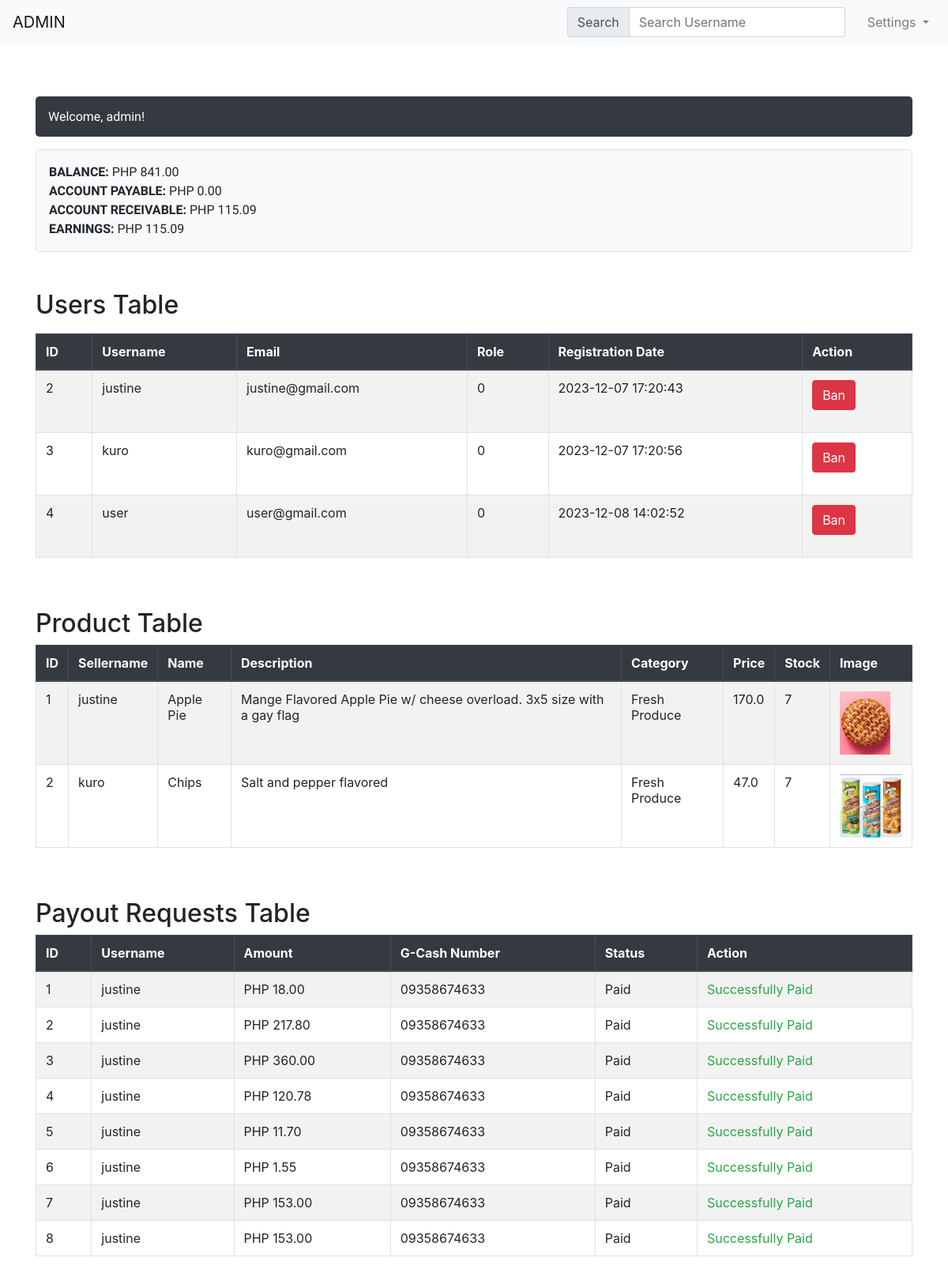
The page /admin (signed in) on the database its author committed.
### shop/models.py (models this page shows, shortened)
class Erp(db.Model):
    id = db.Column(db.Integer, primary_key=True)
    username = db.Column(db.String(255), nullable=False)
    balance = db.Column(db.Float, nullable=False, default=0)
    payable = db.Column(db.Float, nullable=False, default=0)
    receivable = db.Column(db.Float, nullable=False, default=0)

class User(db.Model):
    __tablename__ = 'users'  # Change the table name as needed
    id = db.Column(db.Integer, primary_key=True)
    name = db.Column(db.String(80), unique=True, nullable=False)
    email = db.Column(db.String(120), unique=True, nullable=False)
    password = db.Column(db.String(60), nullable=False)
    role = db.Column(db.Integer, default=0)
    registration_date = db.Column(db.DateTime, default=datetime.utcnow)

class Product(db.Model):
    id = db.Column(db.Integer, primary_key=True)
    username = db.Column(db.String(255), nullable=False)
    name = db.Column(db.String(100), nullable=False)
    description = db.Column(db.Text, nullable=False)
    category = db.Column(db.String(50), nullable=False)
    price = db.Column(db.Float, nullable=False)
    stock = db.Column(db.Integer, nullable=False)
    image_filename = db.Column(db.String(100))
    cart_items = db.relationship('CartItem', back_populates='product')

class Payout(db.Model):
    id = db.Column(db.Integer, primary_key=True)
    username = db.Column(db.String(255), nullable=False)
    ammount = db.Column(db.Float, nullable=False)
    gcash = db.Column(db.String(255), nullable=False)
    image_filename = db.Column(db.String(255), nullable=True)
    status = db.Column(db.String(100), default='pending')

### shop/routes.py (the view)
@app.route('/admin')
def admin():
    users = User.query.all()
    products = Product.query.all()
    payout_requests = Payout.query.all()
    admin_erp = Erp.query.filter_by(username='admin').first()
    total_balance = db.session.query(func.sum(Erp.balance)).filter(Erp.username != 'admin').scalar()
    pending_payout = db.session.query(func.coalesce(func.sum(Payout.ammount), 0.0)).filter(Payout.status == 'pending').scalar()
    return render_template('admin/admin.html', users=users, products=products, payout_requests=payout_requests, admin_erp=admin_erp, total_balance=total_balance, pending_payout=pending_payout)

### templates/admin/admin.html (shortened to what this page needs)
<!DOCTYPE html>
<html lang="en">
<head>
  <link href="https://stackpath.bootstrapcdn.com/bootstrap/4.3.1/css/bootstrap.min.css" rel="stylesheet">
</head>
<body>
  <nav class="navbar navbar-expand-lg navbar-light bg-light">
    <a class="navbar-brand" href="#">ADMIN</a>
    <div class="collapse navbar-collapse" id="navbarSupportedContent">
      <ul class="navbar-nav mr-auto">
        <li class="nav-item active">
          <a class="nav-link" href="#"> <span class="sr-only">(current)</span></a>
        </li>
      </ul>
      <form class="form-inline my-2 my-lg-0">
        <div class="input-group" style="padding-right: 20px;">
            <div class="input-group-prepend">
                <span class="input-group-text" id="basic-addon1">Search</span>
            </div>
            <input type="text" class="form-control" id="searchInput" placeholder="Search Username">
        </div>
        <ul class="navbar-nav mr-auto">
        <li class="nav-item dropdown">
            <a class="nav-link dropdown-toggle" href="#" id="navbarDropdown" role="button" data-toggle="dropdown"
              aria-haspopup="true" aria-expanded="false">
              Settings
            </a>
          </li>
        </ul>
    </form>
    </div>
  </nav>
  <div class="container mt-3" style="padding-top: 50px;">
        <h6 class="text-white bg-dark p-3 rounded-lg" style="font-family: 'YourCustomFont', sans-serif;">Welcome, {{ session['name'] }}!</h6>
        <div class="info-container mt-3 p-3 border rounded-lg" style="font-family: 'YourCustomFont', sans-serif; background-color: #f8f9fa;">
        <div class="info-label"><strong>BALANCE:</strong> PHP {{ '{:,.2f}'.format(total_balance) }}</div>
        <div class="info-label"><strong>ACCOUNT PAYABLE:</strong> PHP {{ '{:,.2f}'.format(pending_payout | default(0.00)) }}</div>
        <div class="info-label"><strong>ACCOUNT RECEIVABLE:</strong> PHP {{ '{:,.2f}'.format(admin_erp.balance) }}</div>
        <div class="info-label"><strong>EARNINGS:</strong> PHP {{ '{:,.2f}'.format(admin_erp.receivable) }}</div>
    </div>
</div>
  <div class="container mt-5">
    <h2>Users Table</h2>
    <div style="overflow-x: auto;">
        <table class="table table-bordered table-striped">
            <thead class="thead-dark">
                <tr>
                    <th>ID</th>
                    <th>Username</th>
                    <th>Email</th>
                    <th>Role</th>
                    <th>Registration Date</th>
                    <th>Action</th>
                </tr>
            </thead>
            <tbody>
                {% for user in users %}
                    {% if user.role != 1 %}
                        <tr>
                            <td>{{ user.id }}</td>
                            <td>{{ user.name }}</td>
                            <td>{{ user.email }}</td>
                            <td>
                                {% if user.role == 0 %}
                                    {{ user.role }}
                                {% elif user.role == 3 %}
                                    <span style="color: red;">Banned</span>
                                {% endif %}
                            </td>
                            <td>{{ user.registration_date.strftime('%Y-%m-%d %H:%M:%S') }}</td>
                            <td>
                                {% if user.role == 0 %}
                                    <form action="{{ url_for('ban_user', user_id=user.id) }}" method="post">
                                        <button type="submit" class="btn btn-danger">Ban</button>
                                    </form>
                                {% elif user.role == 3 %}
                                    <form action="{{ url_for('unban_user', user_id=user.id) }}" method="post">
                                        <button type="submit" class="btn btn-success">Unban</button>
                                    </form>
                                {% endif %}
                            </td>
                        </tr>
                    {% endif %}
                {% endfor %}
            </tbody>
        </table>
    </div>
</div>
<div class="container mt-5">
    <h2>Product Table</h2>
    <div style="overflow-x: auto;">
        <table class="table table-bordered table-striped">
            <thead class="thead-dark">
                <tr>
                    <th>ID</th>
                    <th>Sellername</th>
                    <th>Name</th>
                    <th>Description</th>
                    <th>Category</th>
                    <th>Price</th>
                    <th>Stock</th>
                    <th>Image</th>
                </tr>
            </thead>
            <tbody>
                {% for product in products %}
                    <tr>
                        <td>{{ product.id }}</td>
                        <td>{{ product.username }}</td>
                        <td>{{ product.name }}</td>
                        <td>{{ product.description }}</td>
                        <td>{{ product.category }}</td>
                        <td>{{ product.price }}</td>
                        <td>{{ product.stock }}</td>
                        <td><img src="{{ url_for('static', filename='images/' + product.image_filename) }}"
                                alt="{{ product.name }}" style="max-width: 80px; max-height: 80px;"></td>
                    </tr>
                {% endfor %}
            </tbody>
        </table>
    </div>
</div>
<div class="container mt-5">
    <h2>Payout Requests Table</h2>
    <div style="overflow-x: auto;">
        <table class="table table-bordered table-striped">
            <thead class="thead-dark">
                <tr>
                    <th>ID</th>
                    <th>Username</th>
                    <th>Amount</th>
                    <th>G-Cash Number</th>
                    <th>Status</th>
                    <th>Action</th>
                </tr>
            </thead>
            <tbody>
                {% for payout_request in payout_requests %}
                    <tr>
                        <td>{{ payout_request.id }}</td>
                        <td>{{ payout_request.username }}</td>
                        <td>PHP {{ '{:,.2f}'.format(payout_request.ammount) }}</td>
                        <td>{{ payout_request.gcash }}</td>
                        <td>{{ payout_request.status }}</td>
                        <td>
                            {% if payout_request.status == 'Paid' %}
                                <span class="text-success">Successfully Paid</span>
                            {% else %}
                                <a href="#" class="btn btn-success" data-toggle="modal" data-target="#uploadModal{{ payout_request.id }}">Process</a>
                            {% endif %}
                        </td>
                    </tr>
                {% endfor %}
            </tbody>
        </table>
    </div>
</div>
</body>
</html>

### rows shown on the page
Erp: balance "115.09", receivable "115.09"
User: id "2", name "justine", email "justine@gmail.com", role "0", registration_date "2023-12-07 17:20:43"
User: id "3", name "kuro", email "kuro@gmail.com", role "0", registration_date "2023-12-07 17:20:56"
User: id "4", name "user", email "user@gmail.com", role "0", registration_date "2023-12-08 14:02:52"
Product: id "1", username "justine", name "Apple Pie", description "Mange Flavored Apple Pie w/ cheese overload. 3x5 size with a gay flag", category "Fresh Produce", price "170.0", stock "7", image_filename (picture)
Product: id "2", username "kuro", name "Chips", description "Salt and pepper flavored", category "Fresh Produce", price "47.0", stock "7", image_filename (picture)
Payout: id "1", username "justine", ammount "18.00", gcash "09358674633", status "Paid", shows "Successfully Paid"
Payout: id "2", username "justine", ammount "217.80", gcash "09358674633", status "Paid", shows "Successfully Paid"
Payout: id "3", username "justine", ammount "360.00", gcash "09358674633", status "Paid", shows "Successfully Paid"
Payout: id "4", username "justine", ammount "120.78", gcash "09358674633", status "Paid", shows "Successfully Paid"
Payout: id "5", username "justine", ammount "11.70", gcash "09358674633", status "Paid", shows "Successfully Paid"
Payout: id "6", username "justine", ammount "1.55", gcash "09358674633", status "Paid", shows "Successfully Paid"
Payout: id "7", username "justine", ammount "153.00", gcash "09358674633", status "Paid", shows "Successfully Paid"
Payout: id "8", username "justine", ammount "153.00", gcash "09358674633", status "Paid", shows "Successfully Paid"

### other values the page prints
{{ session['name'] }} "admin"
{{ '{:,.2f}'.format(total_balance) }} "841.00"
{{ '{:,.2f}'.format(pending_payout | default(0.00)) }} "0.00"
